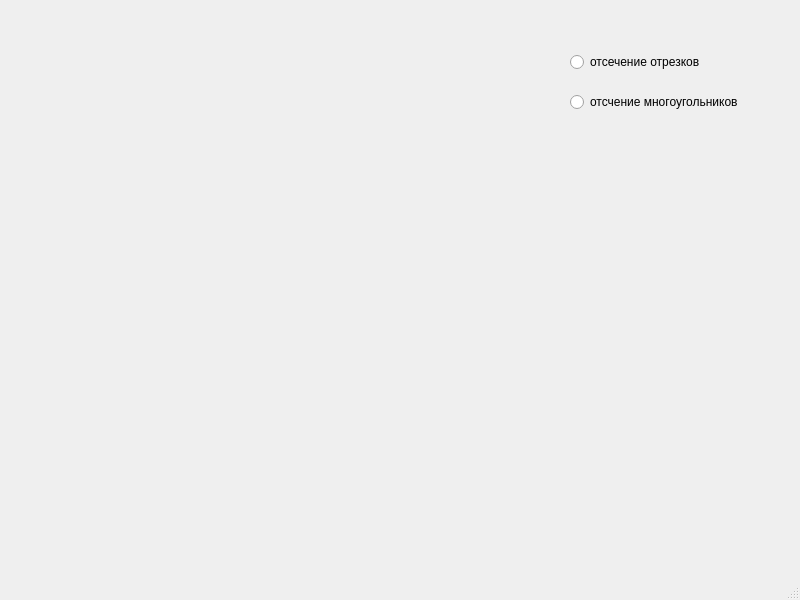
<?xml version="1.0" encoding="UTF-8"?>
<ui version="4.0">
 <class>MainWindow</class>
 <widget class="QMainWindow" name="MainWindow">
  <property name="geometry">
   <rect>
    <x>0</x>
    <y>0</y>
    <width>800</width>
    <height>600</height>
   </rect>
  </property>
  <property name="windowTitle">
   <string>MainWindow</string>
  </property>
  <widget class="QWidget" name="centralwidget">
   <widget class="QRadioButton" name="seg">
    <property name="geometry">
     <rect>
      <x>570</x>
      <y>50</y>
      <width>171</width>
      <height>24</height>
     </rect>
    </property>
    <property name="text">
     <string>отсечение отрезков</string>
    </property>
   </widget>
   <widget class="QRadioButton" name="poly">
    <property name="geometry">
     <rect>
      <x>570</x>
      <y>90</y>
      <width>221</width>
      <height>24</height>
     </rect>
    </property>
    <property name="text">
     <string>отсчение многоугольников</string>
    </property>
   </widget>
  </widget>
  <widget class="QMenuBar" name="menubar">
   <property name="geometry">
    <rect>
     <x>0</x>
     <y>0</y>
     <width>800</width>
     <height>26</height>
    </rect>
   </property>
  </widget>
  <widget class="QStatusBar" name="statusbar"/>
 </widget>
 <resources/>
 <connections/>
</ui>
